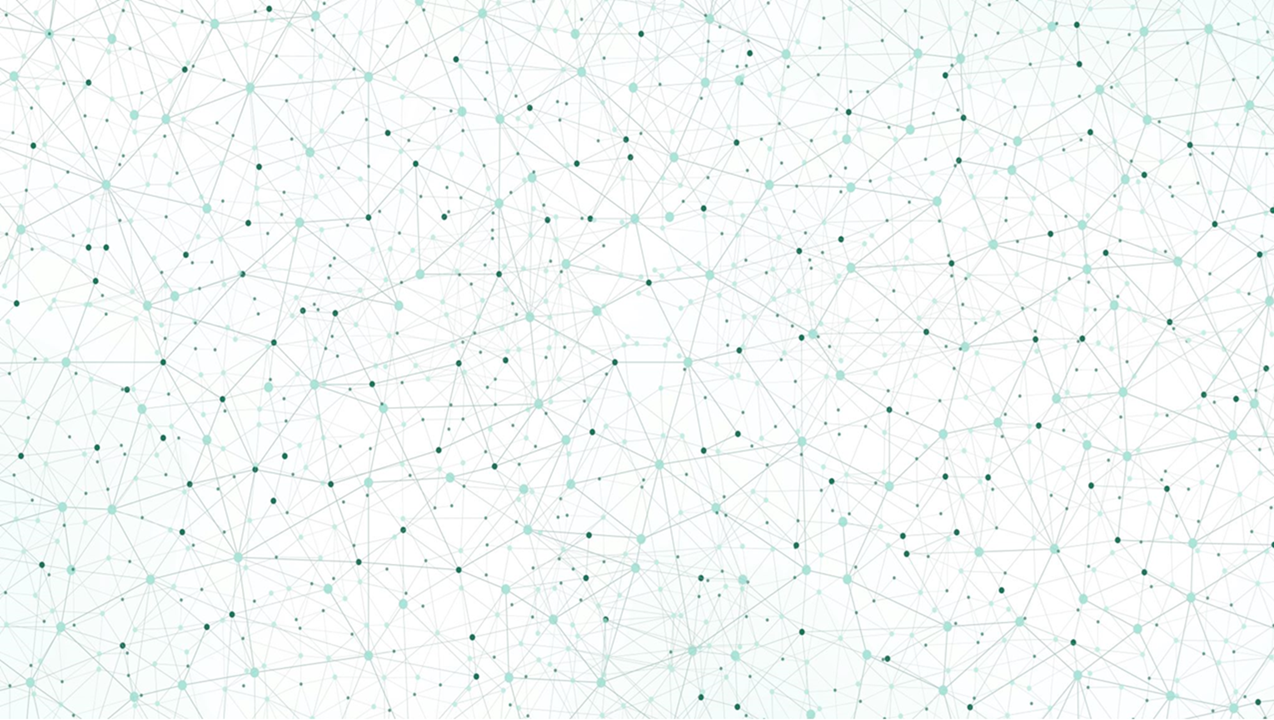
#> input picture _draft/assets/img/background.png, 1274 x 720 px, found by its file name
$ python try.py
#> lines starting #> are read from the running program, lines starting #| are printed output that depends on the picture
from PIL import Image, ImageOps

def invert_image_colors(image_path, output_path):
    """
    Inverts the colors of the image so black text can be easily read on it.

    Args:
        image_path (str): Path to the original image.
        output_path (str): Path to save the inverted image.
    """
#> called with image_path = 'background.png', output_path = 'background_invert.jpg'
    image = Image.open(image_path).convert("RGB")

    # Invert colors
    inverted_image = ImageOps.invert(image)
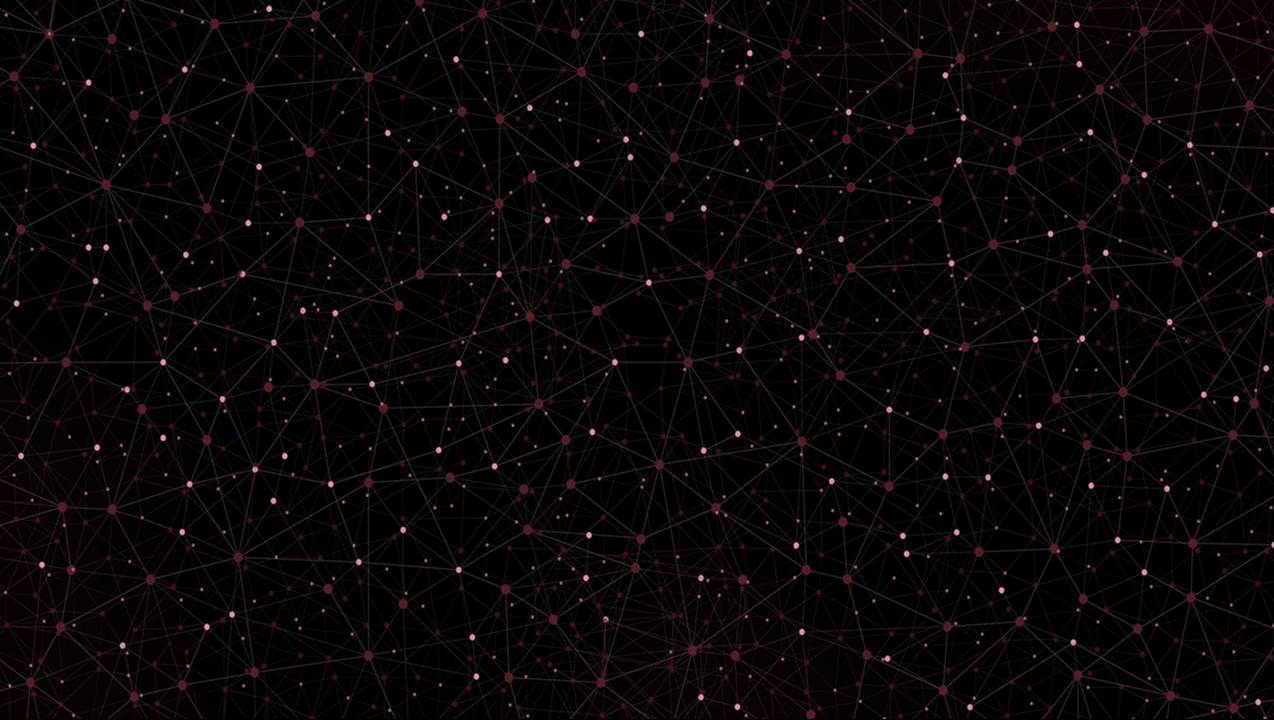
#> inverted_image: PIL image 1274x720 RGB; mean R, G, B 10.1, 6.4, 7

    # Save result
    inverted_image.save(output_path)


# Example usage
invert_image_colors("background.png", "background_invert.jpg")

$ run again, with _draft/assets/img/Picture1.jpg saved as _draft/assets/img/background.png
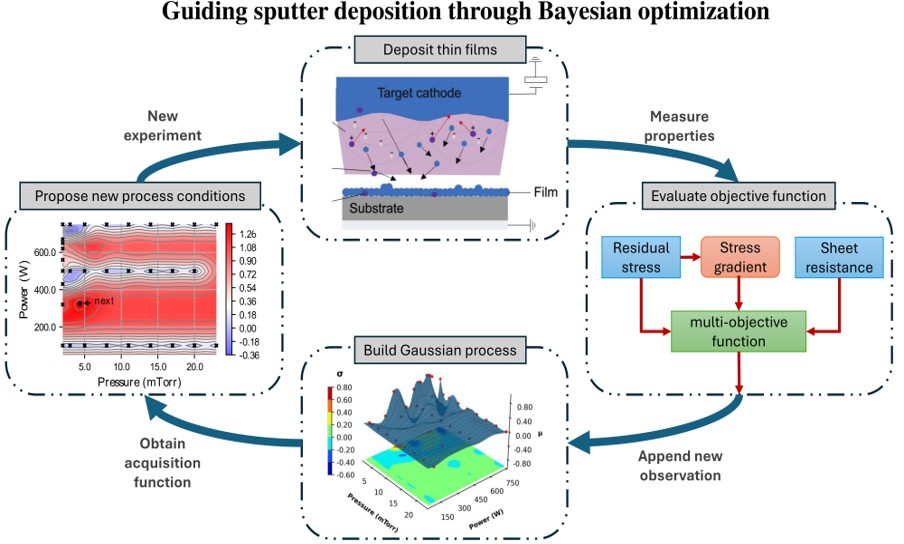
#> input picture _draft/assets/img/Picture1.jpg, 904 x 544 px, found by its file name
#> in invert_image_colors, image is the input picture: PIL image 904x544 RGB; mean R, G, B 227.1, 227.7, 229.3
#> in invert_image_colors, `inverted_image = ImageOps.invert(image)`:
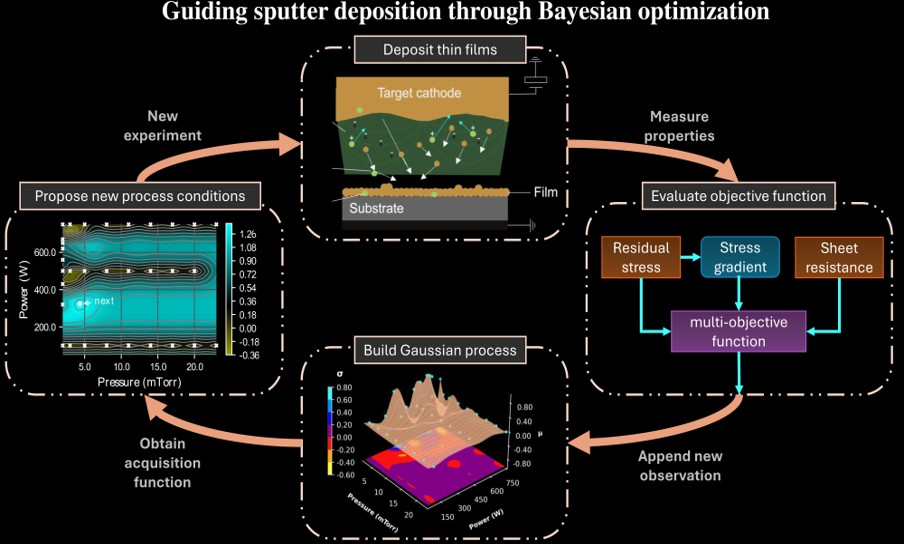
#> inverted_image: PIL image 904x544 RGB; mean R, G, B 27.9, 27.3, 25.7
